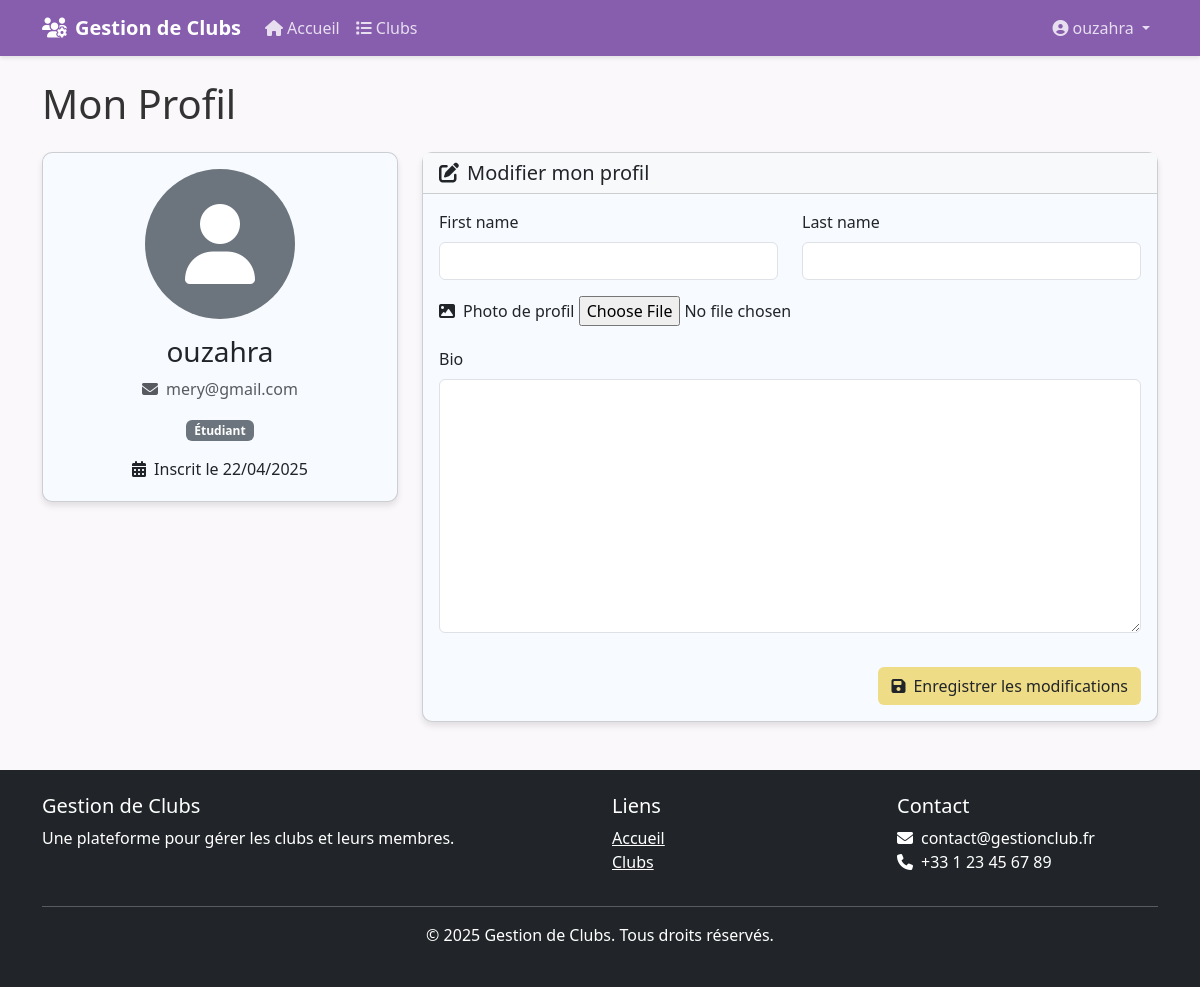
The page /profile/ (signed in) on the database its author committed.
### utilisateurs/models.py (models this page shows, shortened)
class Utilisateur(AbstractUser):
    ROLE_CHOICES = [
        ('etudiant', 'Étudiant'),
        ('responsable', 'Responsable de club'),
        ('admin', 'Administrateur'),
    ]
    email = models.EmailField(unique=True)
    role = models.CharField(max_length=20, choices=ROLE_CHOICES, default='etudiant')
    profile_picture = models.ImageField(upload_to='profile_pictures/', blank=True, null=True)
    bio = models.TextField(blank=True, null=True)
    is_admin = models.BooleanField(default=False)
    is_president = models.BooleanField(default=False)
    is_club_member = models.BooleanField(default=False)

### utilisateurs/views.py (the view)
# urls.py: path('profile/', views.profile, name='profile'),
@login_required
def profile(request):
    if request.method == 'POST':
        form = ProfileForm(request.POST, request.FILES, instance=request.user)
        if form.is_valid():
            form.save()
            messages.success(request, "Votre profil a été mis à jour avec succès !")
            return redirect('profile')
        else:
            messages.error(request, "Veuillez corriger les erreurs ci-dessous.")
    else:
        form = ProfileForm(instance=request.user)
    return render(request, 'utilisateurs/profile.html', {'form': form})

### utilisateurs/forms.py
class ProfileForm(forms.ModelForm):
    class Meta:
        model = Utilisateur
        fields = ['first_name', 'last_name', 'profile_picture', 'bio']

### templates/utilisateurs/profile.html (shortened to what this page needs)
{% extends 'base.html' %}
{% load crispy_forms_tags %}
{% block content %}
<div class="fade-in">
    <h1 class="mb-4" >Mon Profil</h1>
    <div class="row">
        <div class="col-md-4 mb-4">
            <div class="card fade-in">
                <div class="card-body text-center">
                    {% if user.profile_picture %}
                    <img src="{{ user.profile_picture.url }}" alt="{{ user.username }}" class="profile-pic mb-3">
                    {% else %}
                    <div class="bg-secondary text-white rounded-circle d-flex align-items-center justify-content-center mx-auto mb-3" style="width: 150px; height: 150px;">
                        <i class="fas fa-user fa-5x"></i>
                    </div>
                    {% endif %}
                    <h3>{{ user.get_full_name|default:user.username }}</h3>
                    <p class="text-muted"><i class="fas fa-envelope me-2"></i>{{ user.email }}</p>
                    <div class="mt-3">
                        {% if user.is_admin %}
                        <span class="badge bg-danger">Administrateur</span>
                        {% elif user.is_president %}
                        <span class="badge bg-primary">Président</span>
                        {% elif user.is_club_member %}
                        <span class="badge bg-success">Membre</span>
                        {% else %}
                        <span class="badge bg-secondary">Étudiant</span>
                        {% endif %}
                    </div>
                    <div class="mt-3">
                        <p class="mb-1"><i class="fas fa-calendar-alt me-2"></i>Inscrit le {{ user.date_joined|date:"d/m/Y" }}</p>
                    </div>
                </div>
            </div>
        </div>
        <div class="col-md-8">
            <div class="card fade-in">
                <div class="card-header bg-light text-dark">
                    <h5 class="mb-0"><i class="fas fa-edit me-2"></i>Modifier mon profil</h5>
                </div>
                <div class="card-body">
                    <form method="post" enctype="multipart/form-data" novalidate>
                        <div class="row">
                            <div class="col-md-6">
                                {{ form.first_name|as_crispy_field }}
                            </div>
                            <div class="col-md-6">
                                {{ form.last_name|as_crispy_field }}
                            </div>
                        </div>
                        <div class="mb-3">
                            <label for="{{ form.profile_picture.id_for_label }}" class="form-label"><i class="fas fa-image me-2"></i>Photo de profil</label>
                            {{ form.profile_picture }}
                        </div>
                        {{ form.bio|as_crispy_field }}
                        <div class="d-grid gap-2 d-md-flex justify-content-md-end mt-4">
                            <button type="submit" class="btn " style="background-color: #efdc87;">
                                <i class="fas fa-save me-2"></i>Enregistrer les modifications
                            </button>
                        </div>
                    </form>
                </div>
            </div>
        </div>
    </div>
</div>
{% endblock %}

### templates/base.html (shortened to what this page needs)
{%load static%}
<!DOCTYPE html>
<html lang="en">
<head>
    <link href="https://cdn.jsdelivr.net/npm/bootstrap@5.3.0/dist/css/bootstrap.min.css" rel="stylesheet">
    <link href="https://cdn.jsdelivr.net/npm/bootstrap-icons@1.11.1/font/bootstrap-icons.css" rel="stylesheet">
    <link rel="stylesheet" href="https://cdnjs.cloudflare.com/ajax/libs/font-awesome/6.4.0/css/all.min.css">
</head>
<body>
        <nav class="navbar navbar-expand-lg navbar-dark mb-4">
            <div class="container">
                <a class="navbar-brand" href="{% url 'accueil' %}">
                    <i class="fas fa-users-gear me-2"></i>Gestion de Clubs
                </a>
                <div class="collapse navbar-collapse" id="navbarNav">
                    <ul class="navbar-nav me-auto">
                        <li class="nav-item">
                            <a class="nav-link" >
                                <i class="fas fa-home me-1"></i>Accueil
                            </a>
                        </li>
                        <li class="nav-item">
                            <a class="nav-link" >
                                <i class="fas fa-list me-1"></i>Clubs
                            </a>
                        </li>
                    </ul>
                    <ul class="navbar-nav">
                        {% if user.is_authenticated %}
                        <li class="nav-item dropdown">
                            <a class="nav-link dropdown-toggle" href="#" id="navbarDropdown" role="button" data-bs-toggle="dropdown">
                                <i class="fas fa-user-circle me-1"></i>{{ user.username }}
                            </a>
                        </li>
                        {% endif %}
                    </ul>
                </div>
            </div>
        </nav>
        <div class="container mb-4">
            {% block content %}{% endblock %}
        </div>
        <footer class="bg-dark text-white py-4 mt-5">
            <div class="container">
                <div class="row">
                    <div class="col-md-6">
                        <h5>Gestion de Clubs</h5>
                        <p>Une plateforme pour gérer les clubs et leurs membres.</p>
                    </div>
                    <div class="col-md-3">
                        <h5>Liens</h5>
                        <ul class="list-unstyled">
                            <li><a href="{% url 'accueil' %}" class="text-white">Accueil</a></li>
                            <li><a  class="text-white">Clubs</a></li>
                        </ul>
                    </div>
                    <div class="col-md-3">
                        <h5>Contact</h5>
                        <ul class="list-unstyled">
                            <li><i class="fas fa-envelope me-2"></i>contact@gestionclub.fr</li>
                            <li><i class="fas fa-phone me-2"></i>+33 1 23 45 67 89</li>
                        </ul>
                    </div>
                </div>
                <hr>
                <div class="text-center">
                    <p>&copy; {% now "Y" %} Gestion de Clubs. Tous droits réservés.</p>
                </div>
            </div>
        </footer>
</body>
</html>

### templates/base.html (style rules this page uses)
body { font-family: 'Segoe UI', Tahoma, Geneva, Verdana, sans-serif; background-color: rgb(251, 248, 252); color: #333; }
.navbar { background-color:rgb(135, 93, 174); box-shadow: 0 2px 4px rgba(0, 0, 0, 0.1); }
.navbar-brand { font-weight: bold; color: white !important; }
.nav-link { color: rgba(255, 255, 255, 0.8) !important; transition: color 0.3s; }
.card { border-radius: 10px; box-shadow: 0 4px 6px rgba(0, 0, 0, 0.1); transition: transform 0.3s, box-shadow 0.3s; background-color: #f7fafe; }
.btn { margin-top: 10px; }
.fade-in { animation: fadeIn 0.5s; }

### rows shown on the page
Utilisateur: username "ouzahra", get_full_name "ouzahra", email "mery@gmail.com", date_joined "22/04/2025"
